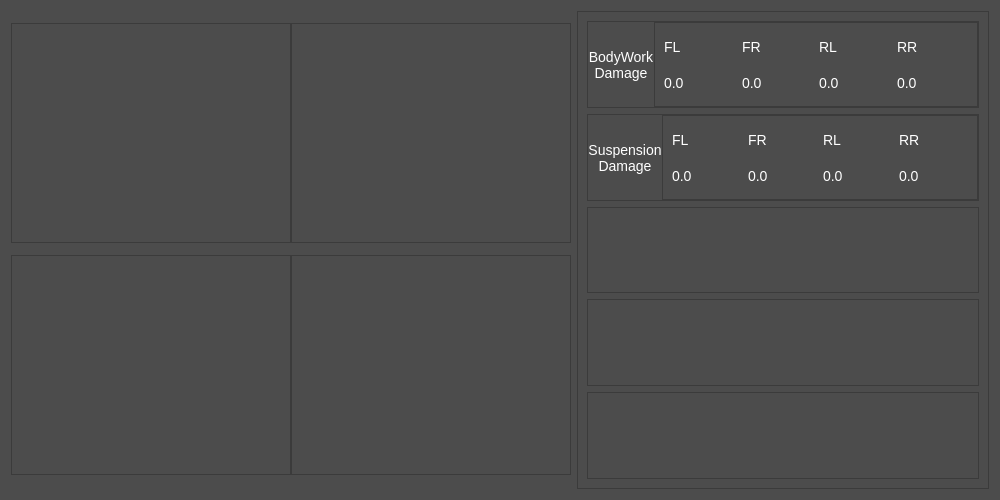
<?xml version="1.0" encoding="UTF-8"?>
<ui version="4.0">
 <class>Telemetry</class>
 <widget class="QWidget" name="Telemetry">
  <property name="geometry">
   <rect>
    <x>0</x>
    <y>0</y>
    <width>1000</width>
    <height>500</height>
   </rect>
  </property>
  <property name="sizePolicy">
   <sizepolicy hsizetype="Fixed" vsizetype="Fixed">
    <horstretch>0</horstretch>
    <verstretch>0</verstretch>
   </sizepolicy>
  </property>
  <property name="minimumSize">
   <size>
    <width>1000</width>
    <height>500</height>
   </size>
  </property>
  <property name="maximumSize">
   <size>
    <width>1000</width>
    <height>500</height>
   </size>
  </property>
  <property name="windowTitle">
   <string>ACC Engineer telemetry</string>
  </property>
  <property name="styleSheet">
   <string notr="true">background-color: rgb(76, 76, 76);
color: rgb(255, 255, 255);
font: 16px;</string>
  </property>
  <property name="locale">
   <locale language="English" country="UnitedStates"/>
  </property>
  <layout class="QHBoxLayout" name="horizontalLayout">
   <item>
    <widget class="QFrame" name="frame">
     <property name="styleSheet">
      <string notr="true"/>
     </property>
     <property name="frameShape">
      <enum>QFrame::NoFrame</enum>
     </property>
     <property name="frameShadow">
      <enum>QFrame::Raised</enum>
     </property>
     <layout class="QGridLayout" name="gridLayout">
      <property name="leftMargin">
       <number>0</number>
      </property>
      <property name="topMargin">
       <number>0</number>
      </property>
      <property name="rightMargin">
       <number>0</number>
      </property>
      <property name="bottomMargin">
       <number>0</number>
      </property>
      <property name="spacing">
       <number>0</number>
      </property>
      <item row="4" column="3">
       <widget class="acc_engineer::ui::telemetry_tyre" name="RearRightTyre">
        <property name="sizePolicy">
         <sizepolicy hsizetype="Fixed" vsizetype="Fixed">
          <horstretch>0</horstretch>
          <verstretch>0</verstretch>
         </sizepolicy>
        </property>
        <property name="minimumSize">
         <size>
          <width>280</width>
          <height>220</height>
         </size>
        </property>
        <property name="maximumSize">
         <size>
          <width>280</width>
          <height>220</height>
         </size>
        </property>
        <property name="baseSize">
         <size>
          <width>0</width>
          <height>0</height>
         </size>
        </property>
        <property name="styleSheet">
         <string notr="true"/>
        </property>
        <property name="frameShape">
         <enum>QFrame::StyledPanel</enum>
        </property>
        <property name="frameShadow">
         <enum>QFrame::Raised</enum>
        </property>
       </widget>
      </item>
      <item row="1" column="1">
       <widget class="acc_engineer::ui::telemetry_tyre" name="FrontLeftTyre">
        <property name="sizePolicy">
         <sizepolicy hsizetype="Fixed" vsizetype="Fixed">
          <horstretch>0</horstretch>
          <verstretch>0</verstretch>
         </sizepolicy>
        </property>
        <property name="minimumSize">
         <size>
          <width>280</width>
          <height>220</height>
         </size>
        </property>
        <property name="maximumSize">
         <size>
          <width>280</width>
          <height>220</height>
         </size>
        </property>
        <property name="styleSheet">
         <string notr="true"/>
        </property>
        <property name="frameShape">
         <enum>QFrame::StyledPanel</enum>
        </property>
        <property name="frameShadow">
         <enum>QFrame::Raised</enum>
        </property>
       </widget>
      </item>
      <item row="1" column="3">
       <widget class="acc_engineer::ui::telemetry_tyre" name="FrontRightTyre">
        <property name="sizePolicy">
         <sizepolicy hsizetype="Fixed" vsizetype="Fixed">
          <horstretch>0</horstretch>
          <verstretch>0</verstretch>
         </sizepolicy>
        </property>
        <property name="minimumSize">
         <size>
          <width>280</width>
          <height>220</height>
         </size>
        </property>
        <property name="maximumSize">
         <size>
          <width>280</width>
          <height>220</height>
         </size>
        </property>
        <property name="styleSheet">
         <string notr="true"/>
        </property>
        <property name="frameShape">
         <enum>QFrame::StyledPanel</enum>
        </property>
        <property name="frameShadow">
         <enum>QFrame::Raised</enum>
        </property>
       </widget>
      </item>
      <item row="4" column="1">
       <widget class="acc_engineer::ui::telemetry_tyre" name="RearLeftTyre">
        <property name="sizePolicy">
         <sizepolicy hsizetype="Fixed" vsizetype="Fixed">
          <horstretch>0</horstretch>
          <verstretch>0</verstretch>
         </sizepolicy>
        </property>
        <property name="minimumSize">
         <size>
          <width>280</width>
          <height>220</height>
         </size>
        </property>
        <property name="maximumSize">
         <size>
          <width>280</width>
          <height>220</height>
         </size>
        </property>
        <property name="sizeIncrement">
         <size>
          <width>0</width>
          <height>0</height>
         </size>
        </property>
        <property name="baseSize">
         <size>
          <width>0</width>
          <height>0</height>
         </size>
        </property>
        <property name="styleSheet">
         <string notr="true"/>
        </property>
        <property name="frameShape">
         <enum>QFrame::StyledPanel</enum>
        </property>
        <property name="frameShadow">
         <enum>QFrame::Raised</enum>
        </property>
       </widget>
      </item>
     </layout>
    </widget>
   </item>
   <item>
    <widget class="QFrame" name="frame_2">
     <property name="frameShape">
      <enum>QFrame::StyledPanel</enum>
     </property>
     <property name="frameShadow">
      <enum>QFrame::Raised</enum>
     </property>
     <layout class="QVBoxLayout" name="verticalLayout">
      <item>
       <widget class="QFrame" name="frame_3">
        <property name="styleSheet">
         <string notr="true">font-size: 14px
</string>
        </property>
        <property name="frameShape">
         <enum>QFrame::StyledPanel</enum>
        </property>
        <property name="frameShadow">
         <enum>QFrame::Raised</enum>
        </property>
        <layout class="QHBoxLayout" name="horizontalLayout_2">
         <property name="spacing">
          <number>0</number>
         </property>
         <property name="leftMargin">
          <number>0</number>
         </property>
         <property name="topMargin">
          <number>0</number>
         </property>
         <property name="rightMargin">
          <number>0</number>
         </property>
         <property name="bottomMargin">
          <number>0</number>
         </property>
         <item>
          <widget class="QLabel" name="label">
           <property name="sizePolicy">
            <sizepolicy hsizetype="Fixed" vsizetype="Preferred">
             <horstretch>0</horstretch>
             <verstretch>0</verstretch>
            </sizepolicy>
           </property>
           <property name="text">
            <string>BodyWork
Damage</string>
           </property>
           <property name="alignment">
            <set>Qt::AlignCenter</set>
           </property>
           <property name="wordWrap">
            <bool>true</bool>
           </property>
          </widget>
         </item>
         <item>
          <widget class="QFrame" name="frame_4">
           <property name="frameShape">
            <enum>QFrame::StyledPanel</enum>
           </property>
           <property name="frameShadow">
            <enum>QFrame::Raised</enum>
           </property>
           <layout class="QGridLayout" name="gridLayout_2">
            <item row="3" column="0">
             <widget class="QLabel" name="BodyWorkDMGFLLabel">
              <property name="text">
               <string>0.0</string>
              </property>
             </widget>
            </item>
            <item row="0" column="2">
             <widget class="QLabel" name="label_4">
              <property name="text">
               <string>RL</string>
              </property>
             </widget>
            </item>
            <item row="3" column="3">
             <widget class="QLabel" name="BodyWorkDMGFRRabel">
              <property name="text">
               <string>0.0</string>
              </property>
             </widget>
            </item>
            <item row="0" column="0">
             <widget class="QLabel" name="label_3">
              <property name="text">
               <string>FL</string>
              </property>
             </widget>
            </item>
            <item row="0" column="1">
             <widget class="QLabel" name="label_2">
              <property name="text">
               <string>FR</string>
              </property>
             </widget>
            </item>
            <item row="0" column="3">
             <widget class="QLabel" name="label_5">
              <property name="text">
               <string>RR</string>
              </property>
             </widget>
            </item>
            <item row="3" column="2">
             <widget class="QLabel" name="BodyWorkDMGRLLabel">
              <property name="text">
               <string>0.0</string>
              </property>
             </widget>
            </item>
            <item row="3" column="1">
             <widget class="QLabel" name="BodyWorkDMGFRLabel">
              <property name="text">
               <string>0.0</string>
              </property>
             </widget>
            </item>
           </layout>
          </widget>
         </item>
        </layout>
       </widget>
      </item>
      <item>
       <widget class="QFrame" name="frame_5">
        <property name="styleSheet">
         <string notr="true">font-size: 14px
</string>
        </property>
        <property name="frameShape">
         <enum>QFrame::StyledPanel</enum>
        </property>
        <property name="frameShadow">
         <enum>QFrame::Raised</enum>
        </property>
        <layout class="QHBoxLayout" name="horizontalLayout_3">
         <property name="spacing">
          <number>0</number>
         </property>
         <property name="leftMargin">
          <number>0</number>
         </property>
         <property name="topMargin">
          <number>0</number>
         </property>
         <property name="rightMargin">
          <number>0</number>
         </property>
         <property name="bottomMargin">
          <number>0</number>
         </property>
         <item>
          <widget class="QLabel" name="label_6">
           <property name="sizePolicy">
            <sizepolicy hsizetype="Fixed" vsizetype="Preferred">
             <horstretch>0</horstretch>
             <verstretch>0</verstretch>
            </sizepolicy>
           </property>
           <property name="text">
            <string>Suspension
Damage</string>
           </property>
           <property name="alignment">
            <set>Qt::AlignCenter</set>
           </property>
           <property name="wordWrap">
            <bool>true</bool>
           </property>
          </widget>
         </item>
         <item>
          <widget class="QFrame" name="frame_6">
           <property name="frameShape">
            <enum>QFrame::StyledPanel</enum>
           </property>
           <property name="frameShadow">
            <enum>QFrame::Raised</enum>
           </property>
           <layout class="QGridLayout" name="gridLayout_3">
            <item row="3" column="0">
             <widget class="QLabel" name="SuspensionDMGFLLabel">
              <property name="text">
               <string>0.0</string>
              </property>
             </widget>
            </item>
            <item row="0" column="2">
             <widget class="QLabel" name="label_12">
              <property name="text">
               <string>RL</string>
              </property>
             </widget>
            </item>
            <item row="3" column="3">
             <widget class="QLabel" name="SuspensionDMGRRLabel">
              <property name="text">
               <string>0.0</string>
              </property>
             </widget>
            </item>
            <item row="0" column="0">
             <widget class="QLabel" name="label_14">
              <property name="text">
               <string>FL</string>
              </property>
             </widget>
            </item>
            <item row="0" column="1">
             <widget class="QLabel" name="label_15">
              <property name="text">
               <string>FR</string>
              </property>
             </widget>
            </item>
            <item row="0" column="3">
             <widget class="QLabel" name="label_16">
              <property name="text">
               <string>RR</string>
              </property>
             </widget>
            </item>
            <item row="3" column="2">
             <widget class="QLabel" name="SuspensionDMGRLLabel">
              <property name="text">
               <string>0.0</string>
              </property>
             </widget>
            </item>
            <item row="3" column="1">
             <widget class="QLabel" name="SuspensionDMGFRLabel">
              <property name="text">
               <string>0.0</string>
              </property>
             </widget>
            </item>
           </layout>
          </widget>
         </item>
        </layout>
       </widget>
      </item>
      <item>
       <widget class="QFrame" name="frame_7">
        <property name="frameShape">
         <enum>QFrame::StyledPanel</enum>
        </property>
        <property name="frameShadow">
         <enum>QFrame::Raised</enum>
        </property>
       </widget>
      </item>
      <item>
       <widget class="QFrame" name="frame_8">
        <property name="frameShape">
         <enum>QFrame::StyledPanel</enum>
        </property>
        <property name="frameShadow">
         <enum>QFrame::Raised</enum>
        </property>
       </widget>
      </item>
      <item>
       <widget class="QFrame" name="frame_9">
        <property name="frameShape">
         <enum>QFrame::StyledPanel</enum>
        </property>
        <property name="frameShadow">
         <enum>QFrame::Raised</enum>
        </property>
       </widget>
      </item>
     </layout>
    </widget>
   </item>
  </layout>
 </widget>
 <customwidgets>
  <customwidget>
   <class>acc_engineer::ui::telemetry_tyre</class>
   <extends>QFrame</extends>
   <header location="global">ui/telemetry_tyre.h</header>
   <container>1</container>
  </customwidget>
 </customwidgets>
 <resources/>
 <connections/>
</ui>
